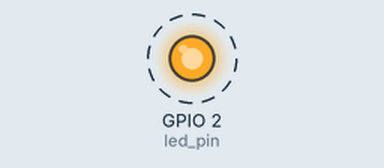
Bench run of a program on a simulated ESP32. On the bench: output pins drawn as LEDs (lit = HIGH). Dashed ring = blinking. What the program prints to the serial monitor is not drawn.

Above: at 0.2 s.
Timing chart, 0 to 3.0 s (numbered marks = the images above):
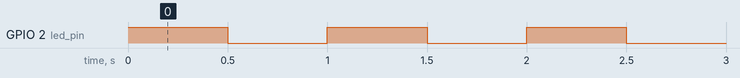

The program:

main.cpp
```cpp
#include <Arduino.h>

// Use only core 1 for now
#if CONFIG_FREERTOS_UNICORE
static const BaseType_t app_cpu = 0;
#else
static const BaseType_t app_cpu = 1;
#endif

// Pins
static const int led_pin = LED_BUILTIN;

// Queue handle
QueueHandle_t xQueue;

// Task: blink LED and send its state
void toggleLED(void *parameter) {
  bool led_state = false;

  while (1) {
    led_state = !led_state;
    digitalWrite(led_pin, led_state ? HIGH : LOW);

    // Send LED state to the queue
    xQueueSend(xQueue, &led_state, portMAX_DELAY);

    vTaskDelay(500 / portTICK_PERIOD_MS);
  }
}

// Task: print LED state when received
void waiting_for_state(void *parameter) {
  bool received_state;

  while (1) {
    if (xQueueReceive(xQueue, &received_state, portMAX_DELAY) == pdTRUE) {
      if (received_state)
        Serial.printf("[%lu ms] LED is ON\n", millis());
      else
        Serial.printf("[%lu ms] LED is OFF\n", millis());
    }
  }
}

void setup() {
  Serial.begin(115200);
  pinMode(led_pin, OUTPUT);

  // Create queue AFTER RTOS is ready
  xQueue = xQueueCreate(10, sizeof(bool));

  if (xQueue == NULL) {
    Serial.println("Error: Failed to create queue!");
    while (1);
  }

  // Create tasks
  xTaskCreatePinnedToCore(
      toggleLED,
      "Toggle LED",
      2048,
      NULL,
      1,
      NULL,
      app_cpu);

  xTaskCreatePinnedToCore(
      waiting_for_state,
      "Wait for LED State",
      2048,
      NULL,
      1,
      NULL,
      app_cpu);
}

void loop() {
  // nothing here
}
```

Measured:
- by itself, GPIO 2 (led_pin): alternates HIGH for 0.50 s and LOW for 0.50 s
